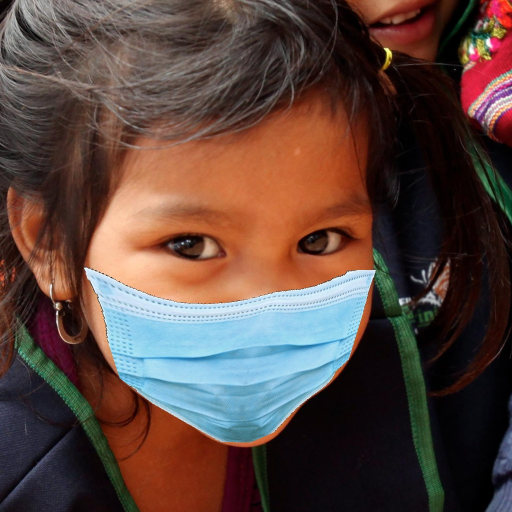
#> input picture src/facemasks/data/train/with_mask/00008.jpg, 1024 x 1024 px (shown at 1/2 size); its folder holds 4 pictures in this run
$ python logreg_maskdata.py
#> lines starting #> are read from the running program, lines starting #| are printed output that depends on the picture
#Import modules
from skimage import io
from skimage.transform import resize
from skimage.color import rgb2gray
import glob
import numpy as np
import matplotlib.pyplot as plt

size=224

#Defining lists
train_mask_list = []
train_nomask_list = []
test_mask_list = []
test_nomask_list = []

#Extract the images from the folders and makes them into 128x128sizes for faster
#handling of the images.
for filename in glob.glob('facemasks/data/train/with_mask/*.jpg'): #assuming gif
    im1=io.imread(filename)
#> im1 is the input picture: shape (1024, 1024, 3); mean R, G, B 90.4, 69.2, 62.7
    im1 = np.asarray(im1)
    im1 = resize(im1, (size, size), preserve_range=True, mode='constant')
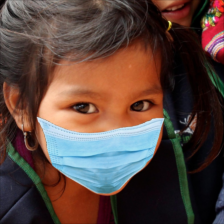
#> im1: shape (224, 224, 3) float64; mean R, G, B 90.3, 69.1, 62.6
    im1 /= 255.
    train_mask_list.append(im1)
#> pass 2 of the loop `for filename in glob.glob('facemasks/data/train/with_mask/*.jpg'):`:
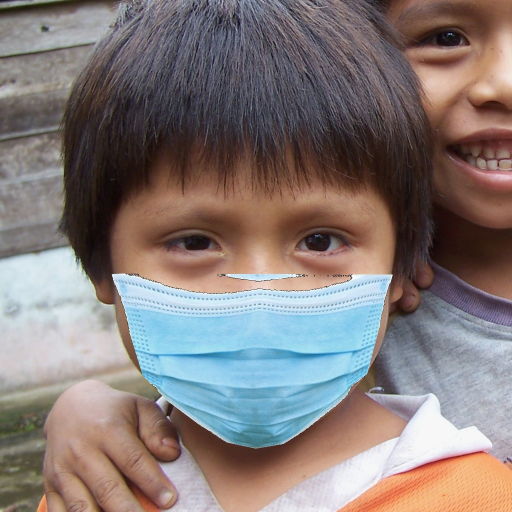
#> input picture src/facemasks/data/train/with_mask/00015.jpg, 1024 x 1024 px (shown at 1/2 size)
#> im1 is the input picture: shape (1024, 1024, 3); mean R, G, B 132.2, 121.7, 119.8
#> `im1 = resize(im1, (size, size), preserve_range=True, mode='constant')`:
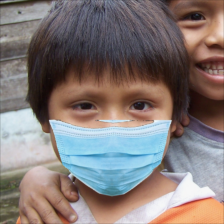
#> im1: shape (224, 224, 3) float64; mean R, G, B 131.9, 121.5, 119.5
#> pass 3 of the loop `for filename in glob.glob('facemasks/data/train/with_mask/*.jpg'):`:
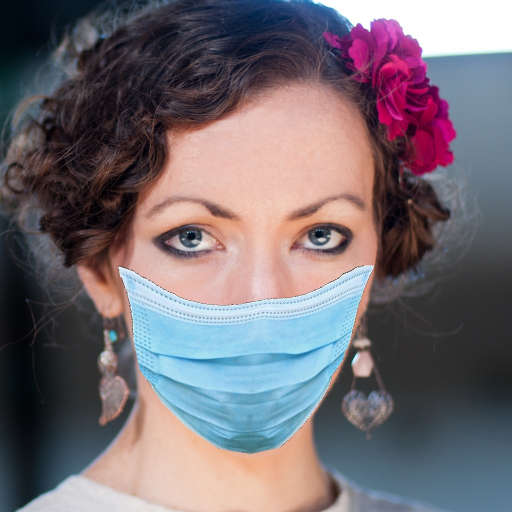
#> input picture src/facemasks/data/train/with_mask/00073.jpg, 1024 x 1024 px (shown at 1/2 size)
#> im1 is the input picture: shape (1024, 1024, 3); mean R, G, B 116, 107.8, 114.6
#> `im1 = resize(im1, (size, size), preserve_range=True, mode='constant')`:
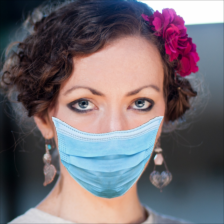
#> im1: shape (224, 224, 3) float64; mean R, G, B 115.8, 107.6, 114.4
#> the loop made 4 passes; the first 3 are shown

for filename in glob.glob('facemasks/data/train/without_mask/*'): #assuming gif
    im2=io.imread(filename)
    im2 = resize(im2, (size, size), preserve_range=True, mode='constant')
    im2 /= 255.
    train_nomask_list.append(im2)

for filename in glob.glob('facemasks/data/test/with_mask/*'): #assuming gif
    im3=io.imread(filename)
    im3 = resize(im3, (size, size), preserve_range=True, mode='constant')
    im3 /= 255.
    im3 = np.asarray(im3)
    test_mask_list.append(im3)
#> pass 2 of the loop `for filename in glob.glob('facemasks/data/test/with_mask/*'):`:
#> pass 3 of the loop `for filename in glob.glob('facemasks/data/test/with_mask/*'):`:
#> the loop made 4 passes; the first 3 are shown

for filename in glob.glob('facemasks/data/test/without_mask/*'): #assuming gif
    im4=io.imread(filename)
    im4 = resize(im4, (size, size), preserve_range=True, mode='constant')
    im4 /= 255.
    im4 = np.asarray(im4)
    test_nomask_list.append(im4)


def some_samples_facemask():
    samples_list=[]
    #Samples chosen manually to show a variety of the dataset
#> (the run stopped early here; a loop or call above may not have finished)
